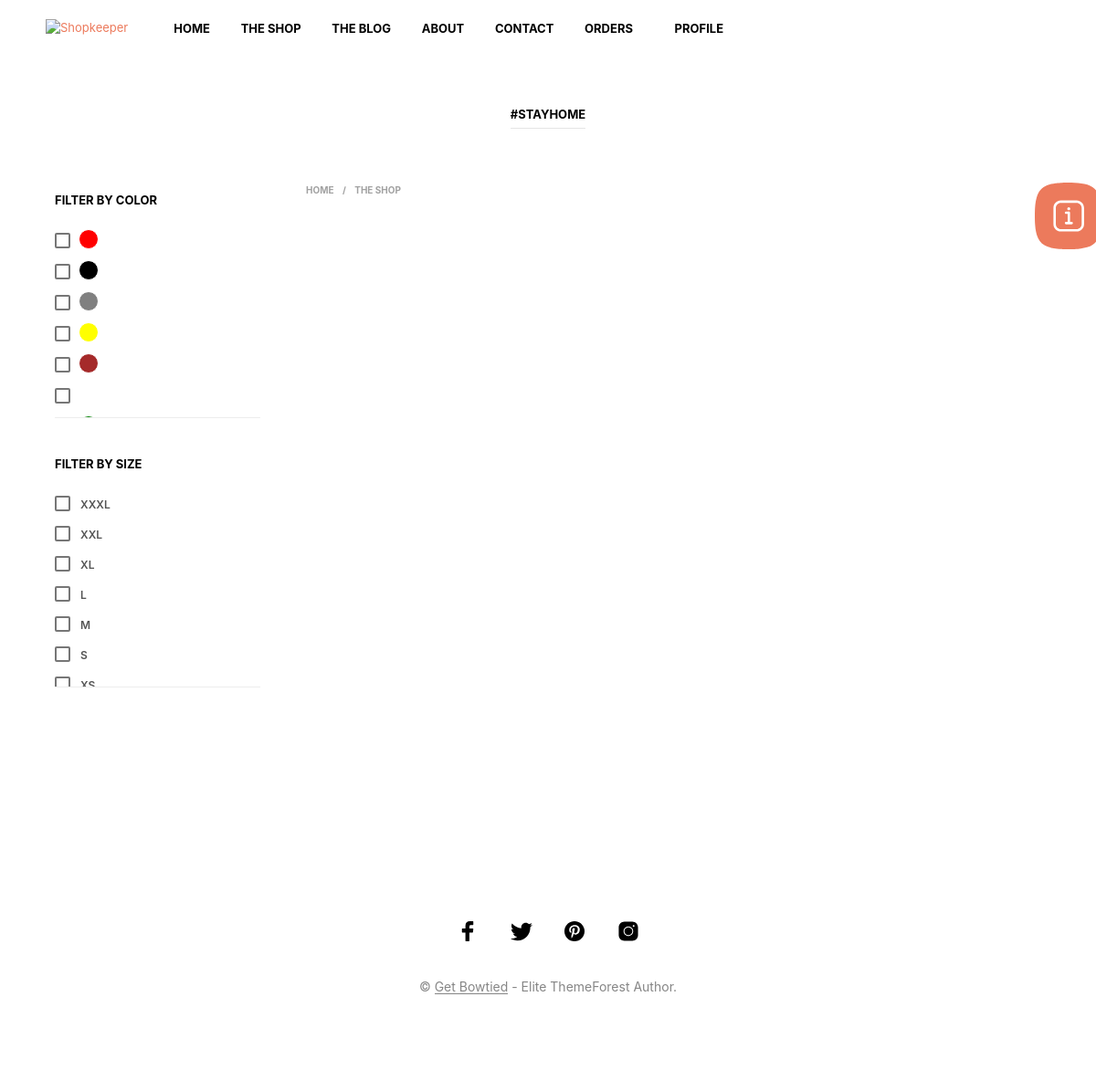
Page /product/cat_filter/21 on the earlier database version.
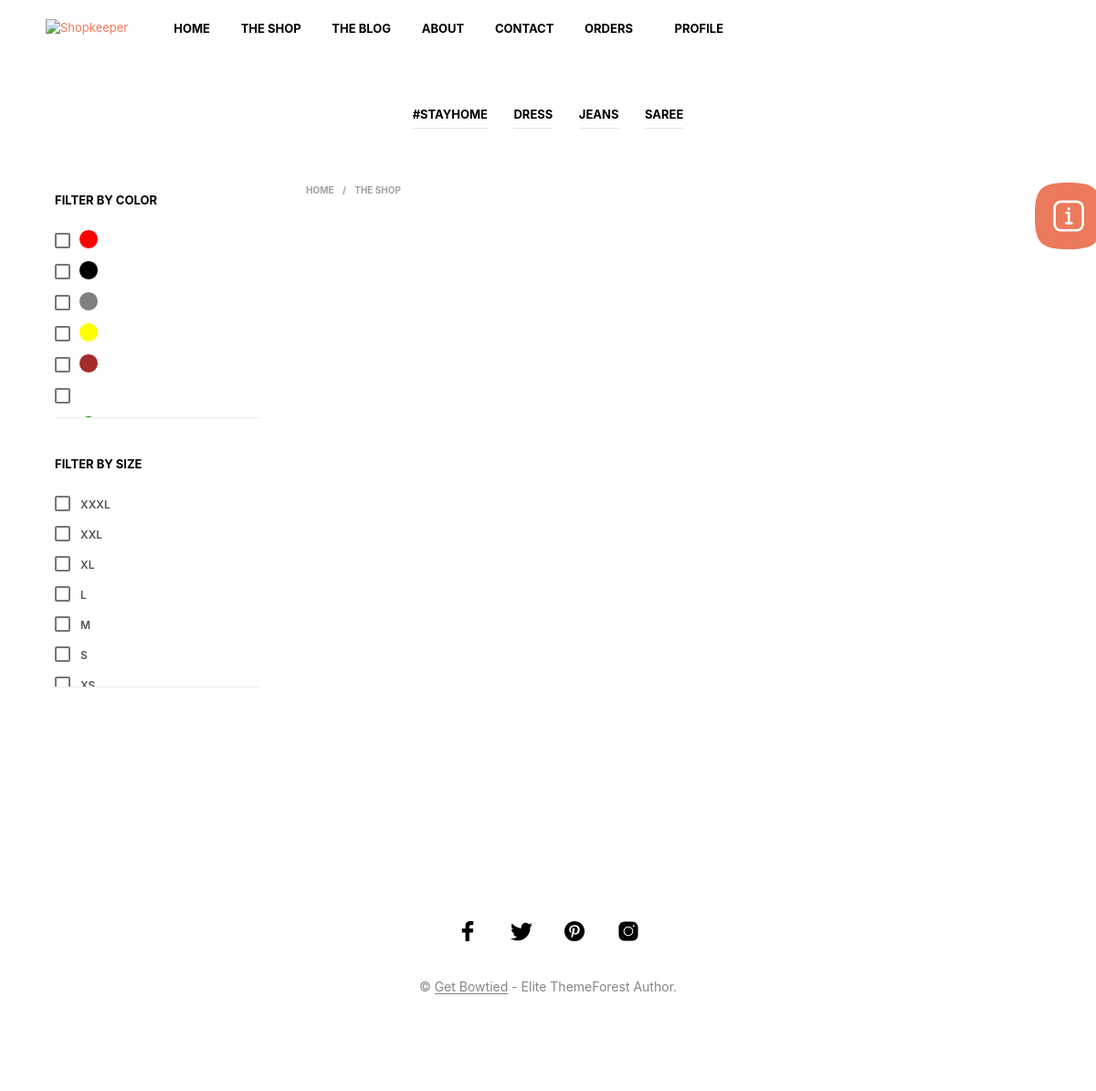
Same page on the later database version.
### Product/models.py (models this page shows, shortened)
class Category(models.Model):
    cat_name = models.CharField(max_length=30, null=True, blank=True)

### Product/views.py (the view)
# urls.py: path('cat_filter/<int:pid>', views.cat_filter, name="cat_filter"),
def cat_filter(request, pid):
    pro = Product.objects.all().filter(pro_cat_name_id=pid)
    color_choice = CHOICE_COLOR[0:]
    size_choice = CHOICE_SIZE[0:]
    cat = Category.objects.all()
    color = Product_Color.objects.all()
    key_a = request.GET.get('order_by')
    if key_a == "High-To-Low":
        order_by_price_h_to_l = Product.objects.all().filter(pro_cat_name_id=pid).order_by('-pro_price')
        return render(request, 'cat_filter.html',
                      {'cat': cat, 'data': order_by_price_h_to_l, 'color': color, 'color_choice': color_choice,
                       'size_choice': size_choice})
    elif key_a == "Low-To-High":
        order_by_price_l_to_h = Product.objects.all().filter(pro_cat_name_id=pid).order_by('pro_price')
        return render(request, 'cat_filter.html',
                      {'cat': cat, 'data': order_by_price_l_to_h, 'color': color, 'color_choice': color_choice,
                       'size_choice': size_choice})
    elif key_a == "High-Rating":
        order_by_high_rating = Product.objects.all().filter(pro_cat_name_id=pid).order_by('-pro_star')
        return render(request, 'cat_filter.html',
                      {'cat': cat, 'data': order_by_high_rating, 'color': color, 'color_choice': color_choice,
                       'size_choice': size_choice})
    elif key_a == "Low-Rating":
        order_by_low_rating = Product.objects.all().filter(pro_cat_name_id=pid).order_by('pro_star')
        return render(request, 'cat_filter.html',
                      {'cat': cat, 'data': order_by_low_rating, 'color': color, 'color_choice': color_choice,
                       'size_choice': size_choice})
    else:
        pass
    return render(request, 'cat_filter.html',
                  {'cat': cat, 'data': pro, 'color': color, 'color_choice': color_choice, 'size_choice': size_choice})

### template/cat_filter.html (shortened to what the changed rows need)
{% load static %}
<!DOCTYPE html>
<html lang="en-US">
<head>
	<link media="all" href="{%static 'wp-content/autoptimize_0c127267b824f67f6040ad0d1bc49591.css'%}" rel="stylesheet" />
	<link media="only screen and (max-width: 768px)" href="{%static 'wp-content/cache/autoptimize/css/autoptimize_541e2ced151704f4ff1844c6de47ec02.css'%}" rel="stylesheet" />
</head>
<body class="archive post-type-archive post-type-archive-product wp-embed-responsive
 theme-shopkeeper woocommerce-shop woocommerce woocommerce-page woocommerce-js gbt_custom_notif
  wpb-js-composer js-comp-ver-6.6.0 vc_responsive" id="filterProducts"
	  data-new-gr-c-s-check-loaded="14.1014.0" data-gr-ext-installed="">
    	<div id="st-container" class="st-container">
            <div class="st-content" style="">
                                <div id="page_wrapper" class=" transparency_light">
<div id="primary" class="content-area shop-page shop-has-sidebar" style="padding: 21px 0 0 !important">
		<div class="woocommerce-products-header shop_header ">
			<div class="row">
				<div class="large-12 large-centered columns">
								<ul class="list_shop_categories list-centered">
									{% for cat in cat %}
									<li class="category_item">
										<a href="{%url 'cat_filter' cat.id%}?cat_id={{cat.id}}" class="category_item_link">
											<span class="category_name">{{cat.cat_name}}</span>
										</a>
									</li>
									{% endfor %}
								</ul>
				</div>
			</div>
		</div>
	<div class="row">
		<div class="large-12 columns">
			<div id="content" class="site-content" role="main">
				<div class="row">
						<div class="xlarge-2 large-3 columns show-for-large">
						<div class="shop_sidebar wpb_widgetised_column">
	<div class="widget-area wcva-filter-widget" style="height: 265px;padding-top: 1px;">
		   <aside class="widget woocommerce widget_layered_nav wcva_layered_nav">
		     <div class="wcva_filter_widget">
		{% for c_choice in color_choice %}
				 <label>
						 						<input class="tap_me"  data-filter="cat"  type="checkbox"
													   name="color_choice" value="{{c_choice.0}}">
						 <div class="wcvashopswatchlabel wcvaround "
							 style="background-color:{{c_choice.0}}; width:22px; float:right; height:22px;">
						</div>
					 </label>
{% endfor %}
             		    </div>
		   </aside>
		 </div>
	<div class="widget-area wcva-filter-widget" style="height: 271px;padding-top: 1px;">
		   <aside class="widget woocommerce widget_layered_nav wcva_layered_nav">
		     <div class="wcva_filter_widget">
				 <a title="XS" href="" class="wcvaswatchinput" rel="nofollow" style="width:22px; height:22px;">
							{% for size_choice in size_choice %}
					<label style="font-size: 12px; font-family: inherit;font-weight: 600;">
						<input class="tap_me" data-filter="cat" type="checkbox"
							   name="cat" value="{{size_choice.0}}"> {{size_choice.0}}
					</label>
					{% endfor %}
				 </a>
             		    </div>		   </aside>
		 </div>
							</div>
						</div>
				</div>
			</div>
		</div>
	</div>
</div>
			</div>
		</div>
	</div>
</body>
</html>

Differences in the rows shown:
added Category: cat_name "DRESS"
added Category: cat_name "JEANS"
added Category: cat_name "SAREE"
